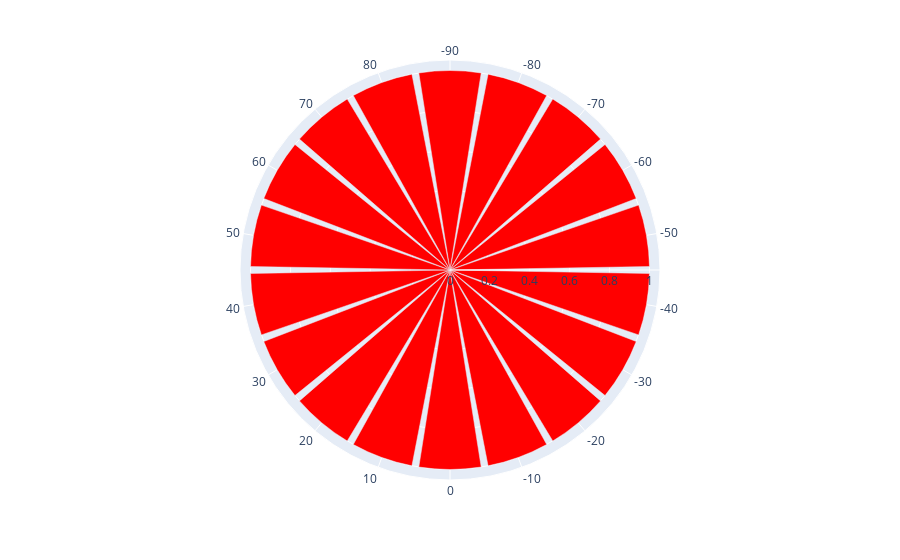

Notebook code for this chart:
### Code cell
import plotly.express as px

#fig = px.bar_polar(df, r="percenatge", color="strength", theta="direction")
fig = px.bar_polar(df, r="percenatge", theta="direction", color_discrete_sequence=["red", "blue", "green"])

fig.show()

### Figure 1 — Plotly figure (JSON) as saved in the notebook; plotly's stock layout.template omitted (floating-point values rounded to 4 significant figures)
{"data": [{"hovertemplate": "percenatge=%{r}<br>direction=%{theta}<extra></extra>", "legendgroup": "", "marker": {"color": "red", "pattern": {"shape": ""}}, "name": "", "r": [1, 1, 1, 1, 1, 1, 1, 1, 1, 1, 1, 1, 1, 1, 1, 1, 1, 1], "showlegend": false, "subplot": "polar", "theta": ["-90", "-80", "-70", "-60", "-50", "-40", "-30", "-20", "-10", "0", "10", "20", "30", "40", "50", "60", "70", "80"], "type": "barpolar"}], "layout": {"barmode": "relative", "legend": {"tracegroupgap": 0}, "margin": {"t": 60}, "polar": {"angularaxis": {"direction": "clockwise", "rotation": 90}, "domain": {"x": [0, 1], "y": [0, 1]}}}}
